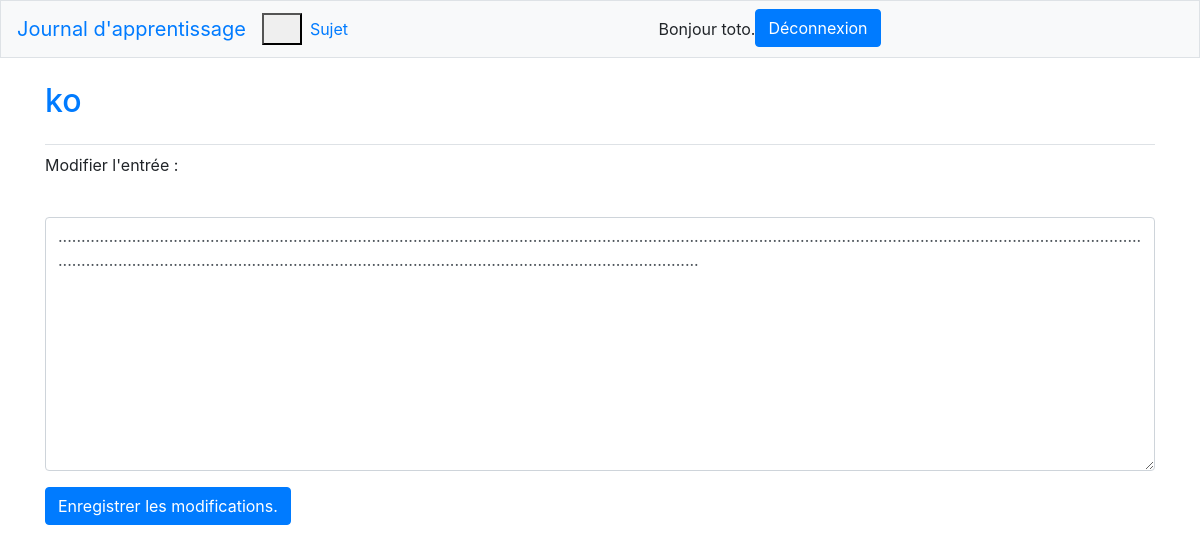
/edit_entry/8/ (signed in), run on the app's committed database.
### journaux_apprentissage/models.py (models this page shows, shortened)
class Topic(models.Model):
    text = models.CharField(max_length=200)
    date_added = models.DateTimeField(auto_now_add=True)
    owner = models.ForeignKey(User, on_delete=models.CASCADE)
    def __str__(self):
        return self.text

class Entry(models.Model):
    topic = models.ForeignKey(Topic, on_delete=models.CASCADE)
    date_added = models.DateTimeField(auto_now_add=True)
    text = models.TextField()
    class Meta:
        verbose_name_plural = 'entries'

### journaux_apprentissage/views.py (the view)
# urls.py: path('edit_entry/<int:entry_id>/', views.edit_entry, name='edit_entry'),
@login_required
def edit_entry(request, entry_id):
    entry = Entry.objects.get(id=entry_id)
    topic = entry.topic
    if topic.owner != request.user:
        raise Http404
    if request.method != 'POST':
        form = EntryForm(instance=entry)
    else:
        form = EntryForm(instance=entry, data=request.POST)
        if form.is_valid():
            form.save()
            return redirect('journaux_apprentissage:topic', topic_id=topic.id)
    context = {'entry': entry, 'topic': topic, 'form': form}
    return render(request, 'journaux_apprentissage/edit_entry.html', context)

### journaux_apprentissage/forms.py
class EntryForm(forms.ModelForm):
    class Meta:
        model = Entry
        fields = ['text']
        labels = {'text': ''}
        widgets =  {'text': forms.Textarea(attrs={'cols': 80})}

### journaux_apprentissage/templates/journaux_apprentissage/edit_entry.html (shortened to what this page needs)
{% extends "journaux_apprentissage/base.html" %}
{% load bootstrap4 %}
{% block page_header %}
    <h2>
        <p><a href="{% url 'journaux_apprentissage:topic' topic.id %}">
            {{ topic }}</a></p>
{% endblock page_header %}
{% block content %}
    <p>Modifier l'entrée :</p>
    <form method="post" action="{% url 'journaux_apprentissage:edit_entry' entry.id %}"
        class="form">
        {% bootstrap_form form %}
        {% buttons %}
            <button name="submit" class="btn btn-primary">
                Enregistrer les modifications.</button>
        {% endbuttons %}
    </form>
{% endblock content %}

### journaux_apprentissage/templates/journaux_apprentissage/base.html (shortened to what this page needs)
{% load bootstrap4 %}
<!doctype html>
<html lang="fr">
<head>
    {% bootstrap_css %}
</head>
<body>
    <nav class="navbar navbar-expand-md navbar light bg-light mb-4 border">
    <a class="navbar-brand" href="{% url 'journaux_apprentissage:index' %}">
        Journal d'apprentissage</a>
    <button class="navbar-toogler" type="button" data-toggle="collapse"
        data-target="#navbarCollapse" aria-controls="navbarCollapse"
        aria-expanded="false" aria-label="Toogle navigation">
        <span class="navbar-toggler-icon"></span>
    </button>
    <div class="collapse navbar-collapse" id="navbarCollapse">
        <ul class="navbar-nav mr-auto">
            <li class="nav-item">
                <a class="nav-link"
                    href="{% url 'journaux_apprentissage:topics' %}">Sujet</a>
            </li>
        </ul>
        <ul class="navbar-nav mr-auto">
            {% if user.is_authenticated %}
                <li class="nav-item">
                    <span class="navbar-text">Bonjour {{ user.username }}.</span>
                </li>
                <li>
                    <form method="post" action="{% url 'utilisateurs:logout' %}">
                        <button name="submit" class="btn btn-primary ">Déconnexion</button>
                    </form>
                </li>
            {% endif %}
        </ul>
    </div>
    </nav>
    <main role="main" class="container">
        <div class="pb-2 mb-2 border-bottom">
            {% block page_header %}{% endblock page_header %}
        </div>
        <div>
            {% block content %}{% endblock content %}
        </div>
    </main>
</body>

### data on the page
Topic: text "ko"
Entry: text "......................................................................................................................................................................................................................................................................................................................................................................................"

### other printed values
{{ user.username }} "toto"
